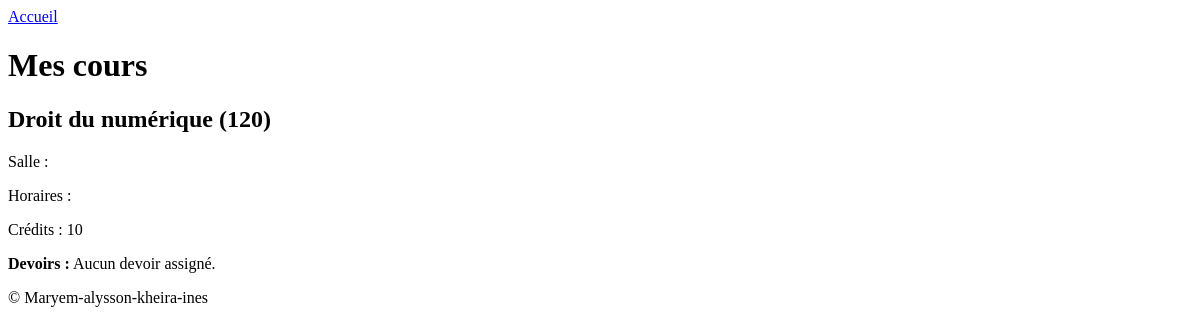
Before: /cours-enseignants.php (signed in) with the older database file.
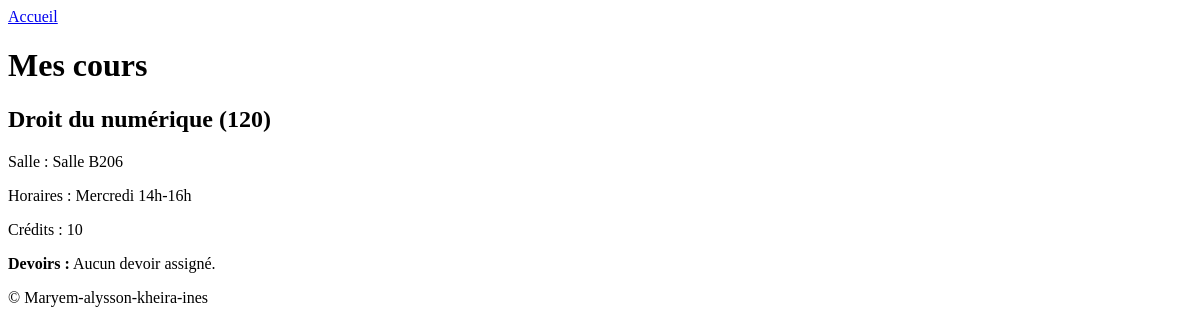
After: the same page with the newer database file.
### tables this page shows
CREATE TABLE `cours` (
  `id` int(11) NOT NULL,
  `nom` varchar(255) NOT NULL,
  `code` int(11) NOT NULL,
  `credits` int(11) NOT NULL,
  `formation` enum('LP','DEUST','BOTH') DEFAULT 'BOTH',
  `horaires_dates` text DEFAULT NULL,
  `salle_classe` varchar(255) DEFAULT NULL,
  `semestre` int(1) NOT NULL
);

### cours-enseignants.php (the view, shortened to what this page needs)
<?php
include('inc.connexion.php');
$id_prof = $_SESSION['user_id'];
$sql = "SELECT c.id, c.nom AS cours_nom, c.code, c.credits, c.horaires_dates, c.salle_classe,
                d.description AS devoir_description, d.date_limite AS devoir_date_limite
        FROM cours c
        JOIN cours_enseignants ce ON c.id = ce.id_cours
        LEFT JOIN devoirs d ON c.id = d.id_cours
        WHERE ce.id_prof = ?";
$stmt = $bdd->prepare($sql);
$stmt->execute([$id_prof]);
$cours = $stmt->fetchAll(PDO::FETCH_ASSOC);
?>
<!DOCTYPE html>
<html lang="fr">
<head>
</head>
<body>
    <header>
        <a href="index.php">Accueil</a>
    </header>
    <div class="cours-enseignant-container">
        <h1>Mes cours</h1>
        <?php if (empty($cours)): ?>
            <p>Aucun cours associé à cet enseignant.</p>
        <?php else: ?>
            <?php foreach ($cours as $course): ?>
                <div class="cours-enseignant">
                    <h2><?= htmlspecialchars($course['cours_nom']) ?> (<?= htmlspecialchars($course['code']) ?>)</h2>
                    <p>Salle : <?= htmlspecialchars($course['salle_classe']) ?></p>
                    <p>Horaires : <?= htmlspecialchars($course['horaires_dates']) ?></p>
                    <p>Crédits : <?= htmlspecialchars($course['credits']) ?></p>
                    <p><strong>Devoirs :</strong>
                    <?php
                        if (isset($course['devoir_description']) && !empty($course['devoir_description'])) {
                            echo htmlspecialchars($course['devoir_description']) . "<br>";
                            echo "Date limite : " . htmlspecialchars($course['devoir_date_limite']);
                        } else {
                            echo 'Aucun devoir assigné.';
                        }
                    ?>
                </p>
                                </div>
            <?php endforeach; ?>
        <?php endif; ?>
    </div>
    <footer>
        <p>&copy; Maryem-alysson-kheira-ines</p>
    </footer>
</body>
</html>

Changed rows visible on the page:
changed cours "Droit du numérique": salle_classe (not shown) → "Salle B206"; horaires_dates (not shown) → "Mercredi 14h-16h"
